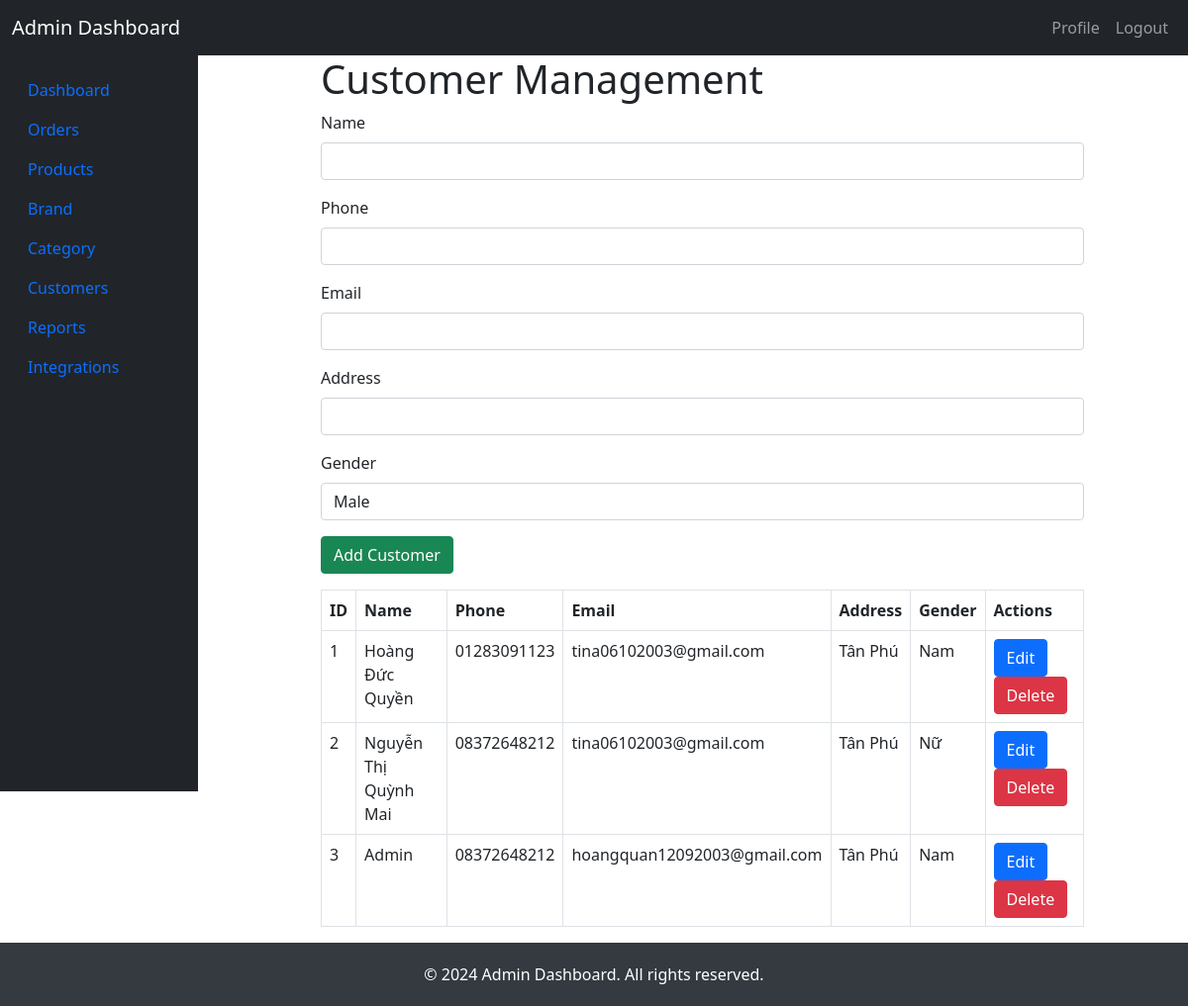
Screenshot of /Source/Admin/customer_view.php with the database file from the repository.
### tables this page shows
CREATE TABLE `customer` (
  `customer_id` int(11) NOT NULL,
  `customer_name` varchar(100) DEFAULT NULL,
  `gender` varchar(11) DEFAULT NULL,
  `address` varchar(255) DEFAULT NULL,
  `phone_number` varchar(20) DEFAULT NULL,
  `email` varchar(100) DEFAULT NULL,
  `username` varchar(30) DEFAULT NULL,
  `password_hash` varchar(100) DEFAULT NULL,
  `role` varchar(50) DEFAULT NULL
);

### Source/Admin/customer_view.php (the view, shortened to what this page needs)
<?php
try {
    $pdo = new PDO("mysql:host=localhost;dbname=ql_cuahangdienmay", "root", "");
    $pdo->setAttribute(PDO::ATTR_ERRMODE, PDO::ERRMODE_EXCEPTION);
    $sql = "SELECT * FROM customer";
    $stmt = $pdo->query($sql);
    $customers = $stmt->fetchAll(PDO::FETCH_ASSOC);
    $customer_to_edit = null;
} catch (PDOException $e) {
    die("Database error: " . $e->getMessage());
}
?>
<!DOCTYPE html>
<html lang="en">
<head>
    <link href="https://cdn.jsdelivr.net/npm/bootstrap@5.0.2/dist/css/bootstrap.min.css" rel="stylesheet"
>
</head>
<body>
    <nav class="navbar navbar-expand-lg navbar-dark bg-dark fixed-top">
        <div class="container-fluid">
            <a class="navbar-brand" href="#">Admin Dashboard</a>
            <div class="collapse navbar-collapse" id="navbarNav">
                <ul class="navbar-nav ms-auto">
                    <li class="nav-item">
                        <a class="nav-link" href="#">Profile</a>
                    </li>
                    <li class="nav-item">
                        <a class="nav-link" href="../Logout.php">Logout</a>
                    </li>
                </ul>
            </div>
        </div>
    </nav>
    <div class="container-fluid main-content">
        <div class="row">
            <nav id="sidebar" class="col-md-2 col-lg-2 d-md-block bg-dark sidebar fixed-left">
                <div class="position-sticky">
                    <ul class="nav flex-column">
                        <li class="nav-item">
                            <a class="nav-link active" href="#">Dashboard</a>
                        </li>
                        <li class="nav-item">
                            <a class="nav-link" href="Admin/oder_view.php">Orders</a>
                        </li>
                        <li class="nav-item">
                            <a class="nav-link" href="admin.php">Products</a>
                        </li>
                        <li class="nav-item">
                            <a class="nav-link" href="brand_view.php">Brand</a>
                        </li>
                        <li class="nav-item">
                            <a class="nav-link" href="Category_view.php">Category</a>
                        </li>
                        <li class="nav-item">
                            <a class="nav-link" href="customer_view.php">Customers</a>
                        </li>
                        <li class="nav-item">
                            <a class="nav-link" href="#">Reports</a>
                        </li>
                        <li class="nav-item">
                            <a class="nav-link" href="#">Integrations</a>
                        </li>
                    </ul>
                </div>
            </nav>
            <div class="col-md-10 col-lg-10" style="margin-left:100px">
                <div class="container">
                    <h1>Customer Management</h1>
                    <form method="post" class="mb-3">
                        <div class="mb-3">
                            <label for="name" class="form-label">Name</label>
                            <input type="text" class="form-control" id="name" name="name"
                                value="<?php echo isset($customer_to_edit['customer_name']) ? htmlspecialchars($customer_to_edit['customer_name']) : ''; ?>"
                                required>
                        </div>
                        <div class="mb-3">
                            <label for="phone" class="form-label">Phone</label>
                            <input type="text" class="form-control" id="phone" name="phone"
                                value="<?php echo isset($customer_to_edit['phone_number']) ? htmlspecialchars($customer_to_edit['phone_number']) : ''; ?>"
                                required>
                        </div>
                        <div class="mb-3">
                            <label for="email" class="form-label">Email</label>
                            <input type="email" class="form-control" id="email" name="email"
                                value="<?php echo isset($customer_to_edit['email']) ? htmlspecialchars($customer_to_edit['email']) : ''; ?>"
                                required>
                        </div>
                        <div class="mb-3">
                            <label for="address" class="form-label">Address</label>
                            <input type="text" class="form-control" id="address" name="address"
                                value="<?php echo isset($customer_to_edit['address']) ? htmlspecialchars($customer_to_edit['address']) : ''; ?>"
                                required>
                        </div>
                        <div class="mb-3">
                            <label for="gender" class="form-label">Gender</label>
                            <select class="form-control" id="gender" name="gender" required>
                                <option value="Male" <?php echo isset($customer_to_edit['gender']) && $customer_to_edit['gender'] == 'Male' ? 'selected' : ''; ?>>Male</option>
                            </select>
                        </div>
                        <button type="submit"
                            class="btn btn-success"><?php echo isset($customer_to_edit) ? 'Update Customer' : 'Add Customer'; ?></button>
                    </form>
                    <table class="table table-bordered">
                        <thead>
                            <tr>
                                <th>ID</th>
                                <th>Name</th>
                                <th>Phone</th>
                                <th>Email</th>
                                <th>Address</th>
                                <th>Gender</th>
                                <th>Actions</th>
                            </tr>
                        </thead>
                        <tbody>
                            <?php foreach ($customers as $customer): ?>
                                <tr>
                                    <td><?php echo htmlspecialchars($customer['customer_id']); ?></td>
                                    <td><?php echo htmlspecialchars($customer['customer_name']); ?></td>
                                    <td><?php echo htmlspecialchars($customer['phone_number']); ?></td>
                                    <td><?php echo htmlspecialchars($customer['email']); ?></td>
                                    <td><?php echo htmlspecialchars($customer['address']); ?></td>
                                    <td><?php echo htmlspecialchars($customer['gender']); ?></td>
                                    <td>
                                        <a href="customer_view.php?edit_id=<?php echo htmlspecialchars($customer['customer_id']); ?>"
                                            class="btn btn-primary">Edit</a>
                                        <a href="customer_view.php?delete_id=<?php echo htmlspecialchars($customer['customer_id']); ?>"
                                            class="btn btn-danger"
                                            onclick="return confirm('Are you sure you want to delete this customer?');">Delete</a>
                                    </td>
                                </tr>
                            <?php endforeach; ?>
                        </tbody>
                    </table>
                </div>
            </div>
        </div>
    </div>
    <footer>
        <div class="container text-center">
            &copy; 2024 Admin Dashboard. All rights reserved.
        </div>
    </footer>
</body>
</html>

### Source/Admin/customer_view.php (style rules this page uses)
.main-content { min-height: calc(100vh - 56px); padding-top: 56px; }
.sidebar { height: calc(100vh - 56px); overflow-y: auto; }
footer { background-color: #343a40; color: white; padding: 20px 0; bottom: 0; width: 100%; }
.sidebar.fixed-left { position: fixed; top: 56px; bottom: 0; left: 0; z-index: 1030; overflow-y: auto; }
.fixed-left { position: fixed; top: 56px; bottom: 0; left: 0; z-index: 1030; overflow-y: auto; padding-top: 15px; }
.main-content { padding-left: 200px; }

### rows the page displays
customer: customer_id "1", customer_name "Hoàng Đức Quyền", phone_number "01283091123", email "tina06102003@gmail.com", address "Tân Phú", gender "Nam"
customer: customer_id "2", customer_name "Nguyễn Thị Quỳnh Mai", phone_number "08372648212", email "tina06102003@gmail.com", address "Tân Phú", gender "Nữ"
customer: customer_id "3", customer_name "Admin", phone_number "08372648212", email "hoangquan12092003@gmail.com", address "Tân Phú", gender "Nam"
